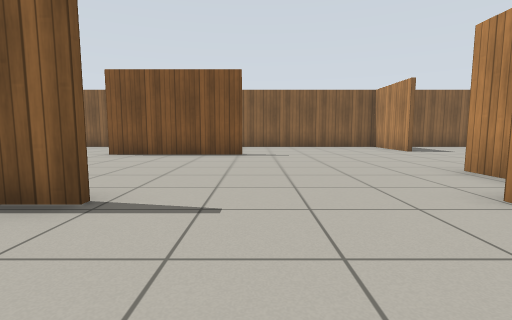
view 1 (above)

16 first-person views from a walk through a world built for the Gazebo simulator. The camera is 0.72 m above the floor, tilts 6° down and sees 85° across. The floor is counted in squares, 1 m on a side. Each view is taken from the middle of a square. On the plan, view 1 faces up. The plan holds only what a view shows up to about 10 squares ahead; the rest is blank. Simple patterns stand in for the simulator's built-in surfaces.

view 2
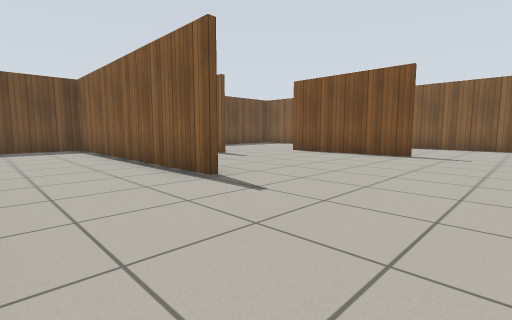

view 3
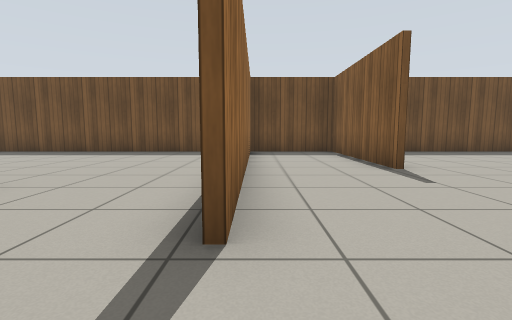

view 4
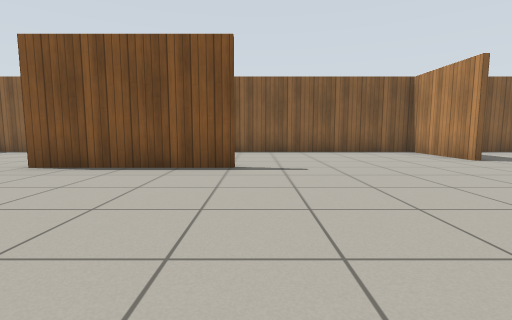

view 5
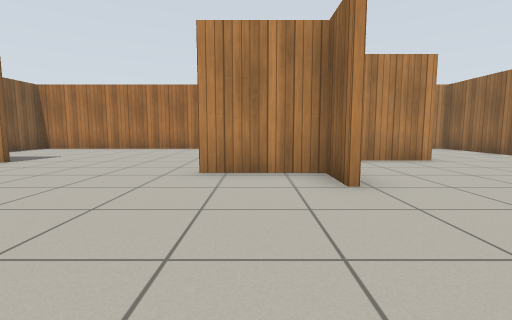

view 6
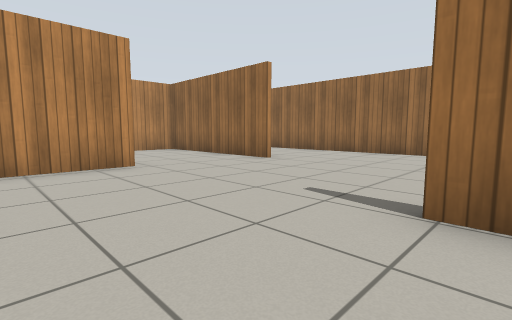

view 7
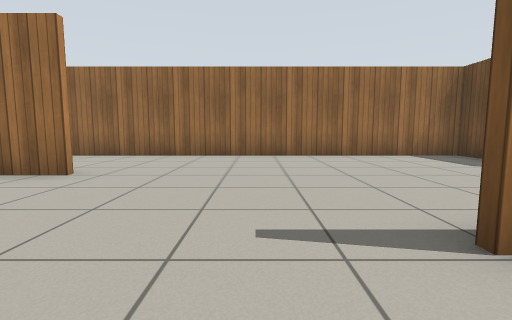

view 8
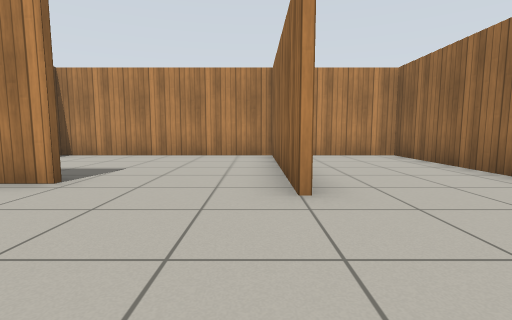

view 9
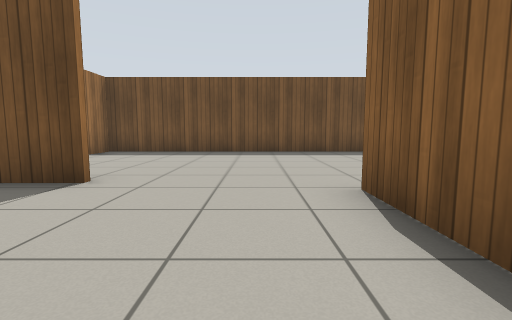

view 10
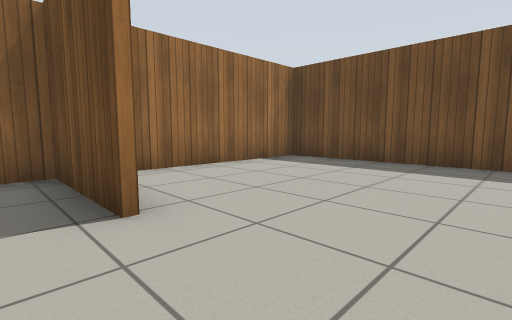

view 11
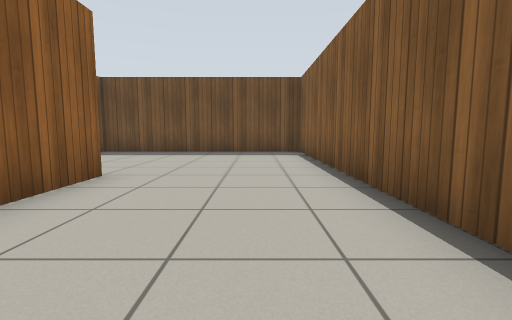

view 12
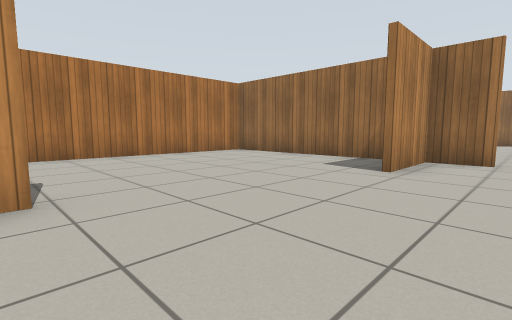

view 13
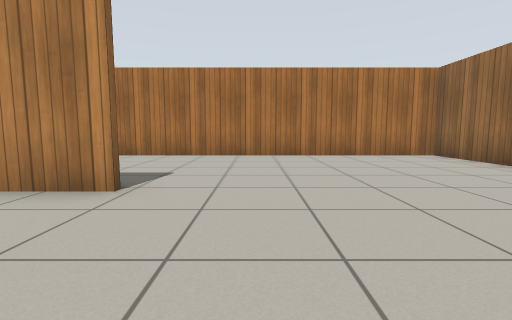

view 14
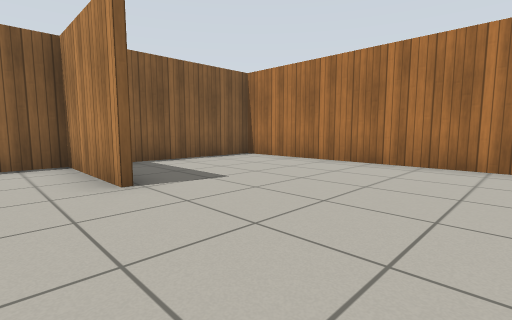

view 15
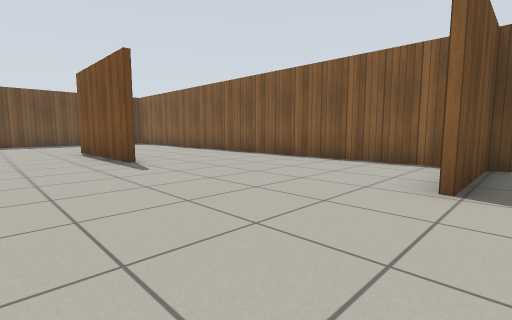

view 16
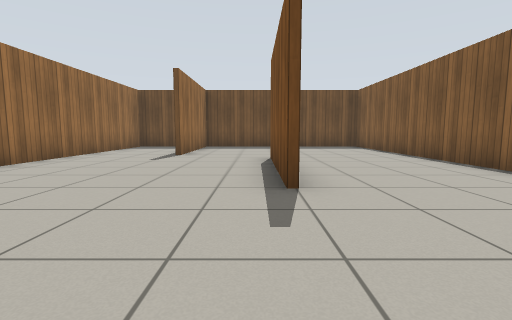

### Floor plan
Points are (right, up) in squares from view 1. A wall is a line through its corners. A room is listed if a view was taken in it or the views show most of it. See-through windows are left out.
Room 1 (views 1, 2, 3, 4, 5, 6, 7, 8, 9, 10, 11, 12, 13, 14, 15, 16)
walls: (-1.6, 2.7) (-9.6, 2.7); (2.5, 2.8) (3.7, 2.8) (3.7, 5); (0, -0.6) (0.6, -0.6); (-1.2, -0.7) (-3.5, -0.7); (4.6, 2.8) (10.3, 2.8); (-0.4, 8.4) (-4.5, 8.4); (-5.1, 5.6) (-9.6, 5.6); (5.7, -0.4) (5.7, 1.9); (-4.5, 8.5) (-2.6, 8.5); (-7.1, 5.8) (-5.1, 5.8); (-3.8, -4.2) (-3.8, -7) (10.1, -7) (10.1, -4.6); (5, -3.5) (9.9, -3.5); (5.3, 9.6) (5.3, 12.6); (-9.2, 2.8) (-1.6, 2.8); (5.4, 12.6) (5.4, 9.6); (10.1, -3.5) (10.1, 12.5) (-9.6, 12.5) (-9.6, -7) (-5, -7)

Positions as (right, up) in squares from view 1, and headings:
1: (0, 0), facing up
2: (2, 0), facing up-left
3: (0, 3), facing left
4: (0, 3), facing up
5: (-1, 4), facing right
6: (0, 2), facing down-right
7: (2, 1), facing down
8: (2, -3), facing right
9: (0, -2), facing left
10: (-3, -2), facing down-left
11: (0, 11), facing left
12: (2, 10), facing down-right
13: (2, 8), facing right
14: (4, 6), facing up-right
15: (6, 6), facing up-left
16: (3, 8), facing left
